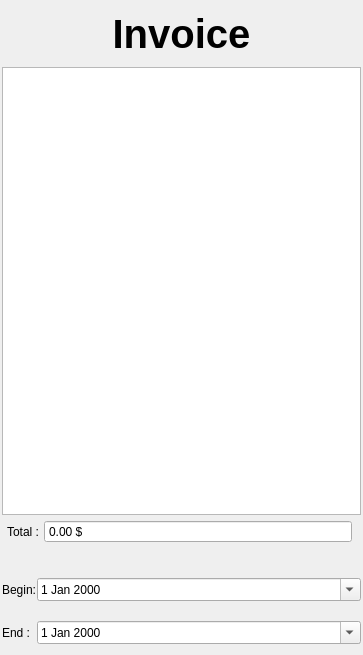
<?xml version="1.0" encoding="UTF-8"?>
<ui version="4.0">
 <class>InvoicePanel</class>
 <widget class="QWidget" name="InvoicePanel">
  <property name="geometry">
   <rect>
    <x>0</x>
    <y>0</y>
    <width>363</width>
    <height>655</height>
   </rect>
  </property>
  <property name="windowTitle">
   <string>Form</string>
  </property>
  <property name="styleSheet">
   <string notr="true"/>
  </property>
  <layout class="QVBoxLayout" name="verticalLayout_2">
   <property name="spacing">
    <number>2</number>
   </property>
   <property name="leftMargin">
    <number>2</number>
   </property>
   <property name="topMargin">
    <number>2</number>
   </property>
   <property name="rightMargin">
    <number>2</number>
   </property>
   <item>
    <widget class="QFrame" name="frame">
     <property name="styleSheet">
      <string notr="true"/>
     </property>
     <property name="frameShape">
      <enum>QFrame::NoFrame</enum>
     </property>
     <property name="frameShadow">
      <enum>QFrame::Raised</enum>
     </property>
     <layout class="QVBoxLayout" name="verticalLayout">
      <property name="spacing">
       <number>0</number>
      </property>
      <property name="leftMargin">
       <number>0</number>
      </property>
      <property name="topMargin">
       <number>0</number>
      </property>
      <property name="rightMargin">
       <number>0</number>
      </property>
      <property name="bottomMargin">
       <number>0</number>
      </property>
      <item>
       <widget class="QFrame" name="frame_title">
        <layout class="QVBoxLayout" name="layout_header">
         <property name="spacing">
          <number>2</number>
         </property>
         <property name="leftMargin">
          <number>0</number>
         </property>
         <property name="rightMargin">
          <number>0</number>
         </property>
         <property name="bottomMargin">
          <number>10</number>
         </property>
         <item>
          <widget class="QLabel" name="label_title">
           <property name="font">
            <font>
             <pointsize>30</pointsize>
             <weight>75</weight>
             <bold>true</bold>
            </font>
           </property>
           <property name="text">
            <string>Invoice</string>
           </property>
           <property name="alignment">
            <set>Qt::AlignCenter</set>
           </property>
          </widget>
         </item>
        </layout>
       </widget>
      </item>
      <item>
       <widget class="QListView" name="listView"/>
      </item>
      <item>
       <widget class="QFrame" name="frame_total">
        <layout class="QFormLayout" name="layout_total">
         <property name="horizontalSpacing">
          <number>5</number>
         </property>
         <property name="verticalSpacing">
          <number>0</number>
         </property>
         <property name="leftMargin">
          <number>5</number>
         </property>
         <property name="topMargin">
          <number>5</number>
         </property>
         <property name="bottomMargin">
          <number>20</number>
         </property>
         <item row="0" column="0">
          <widget class="QLabel" name="label_total">
           <property name="text">
            <string>Total :</string>
           </property>
          </widget>
         </item>
         <item row="0" column="1">
          <widget class="QDoubleSpinBox" name="spinBox_total">
           <property name="readOnly">
            <bool>true</bool>
           </property>
           <property name="buttonSymbols">
            <enum>QAbstractSpinBox::NoButtons</enum>
           </property>
           <property name="suffix">
            <string> $</string>
           </property>
           <property name="maximum">
            <double>99999999.000000000000000</double>
           </property>
          </widget>
         </item>
        </layout>
       </widget>
      </item>
      <item>
       <widget class="QFrame" name="frame_search">
        <property name="whatsThis">
         <string>&lt;html&gt;&lt;head/&gt;&lt;body&gt;&lt;p&gt;frame_search&lt;/p&gt;&lt;/body&gt;&lt;/html&gt;</string>
        </property>
        <layout class="QFormLayout" name="formLayout_2">
         <property name="horizontalSpacing">
          <number>0</number>
         </property>
         <property name="verticalSpacing">
          <number>20</number>
         </property>
         <property name="leftMargin">
          <number>0</number>
         </property>
         <property name="topMargin">
          <number>15</number>
         </property>
         <property name="rightMargin">
          <number>0</number>
         </property>
         <property name="bottomMargin">
          <number>0</number>
         </property>
         <item row="0" column="0">
          <widget class="QLabel" name="label">
           <property name="text">
            <string>Begin:</string>
           </property>
          </widget>
         </item>
         <item row="1" column="0">
          <widget class="QLabel" name="label_2">
           <property name="text">
            <string>End :  </string>
           </property>
          </widget>
         </item>
         <item row="0" column="1">
          <widget class="QDateEdit" name="date_begin">
           <property name="calendarPopup">
            <bool>true</bool>
           </property>
          </widget>
         </item>
         <item row="1" column="1">
          <widget class="QDateEdit" name="date_end">
           <property name="dateTime">
            <datetime>
             <hour>0</hour>
             <minute>0</minute>
             <second>0</second>
             <year>2000</year>
             <month>1</month>
             <day>1</day>
            </datetime>
           </property>
           <property name="calendarPopup">
            <bool>true</bool>
           </property>
          </widget>
         </item>
        </layout>
       </widget>
      </item>
     </layout>
    </widget>
   </item>
  </layout>
 </widget>
 <resources/>
 <connections/>
</ui>
